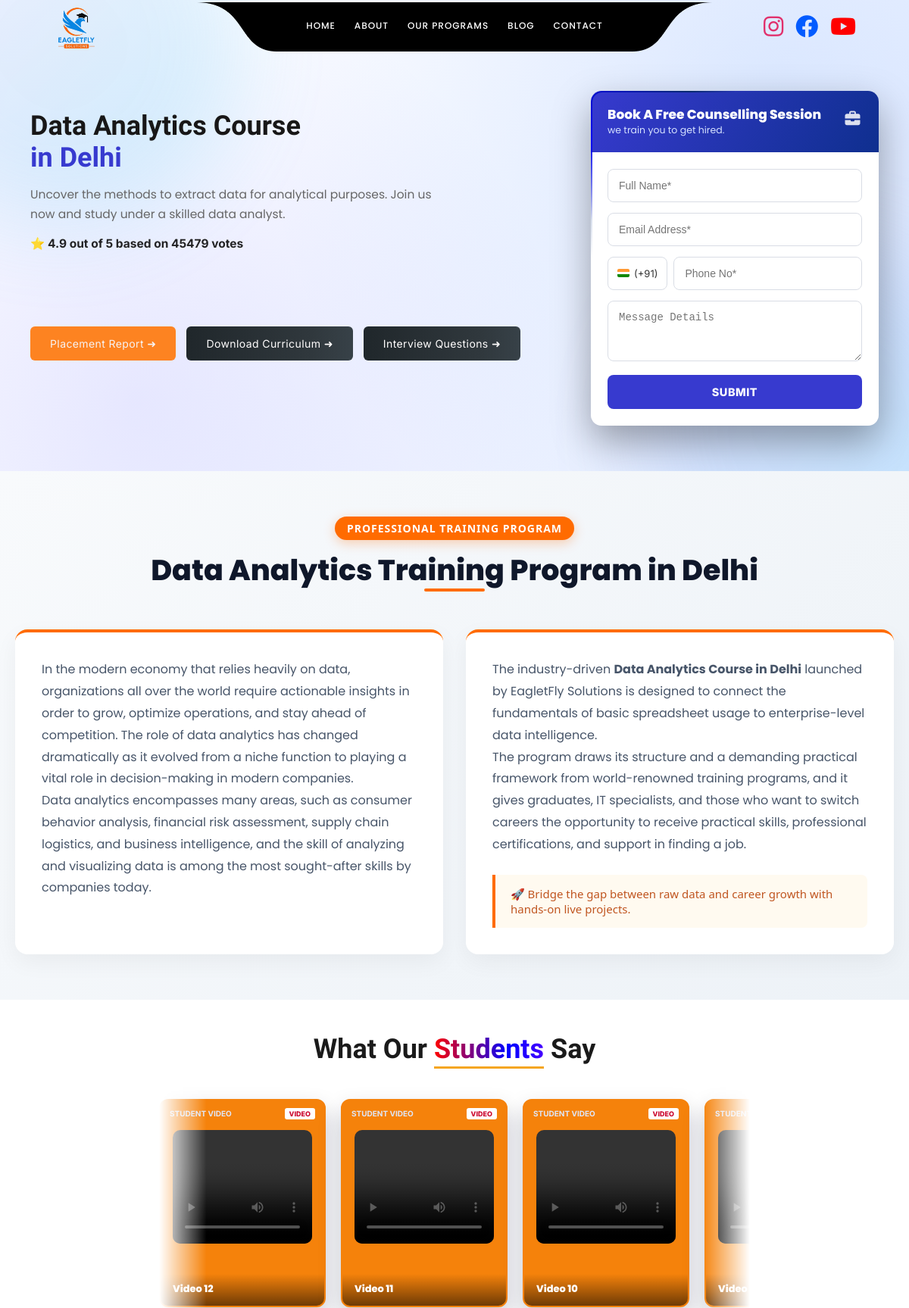
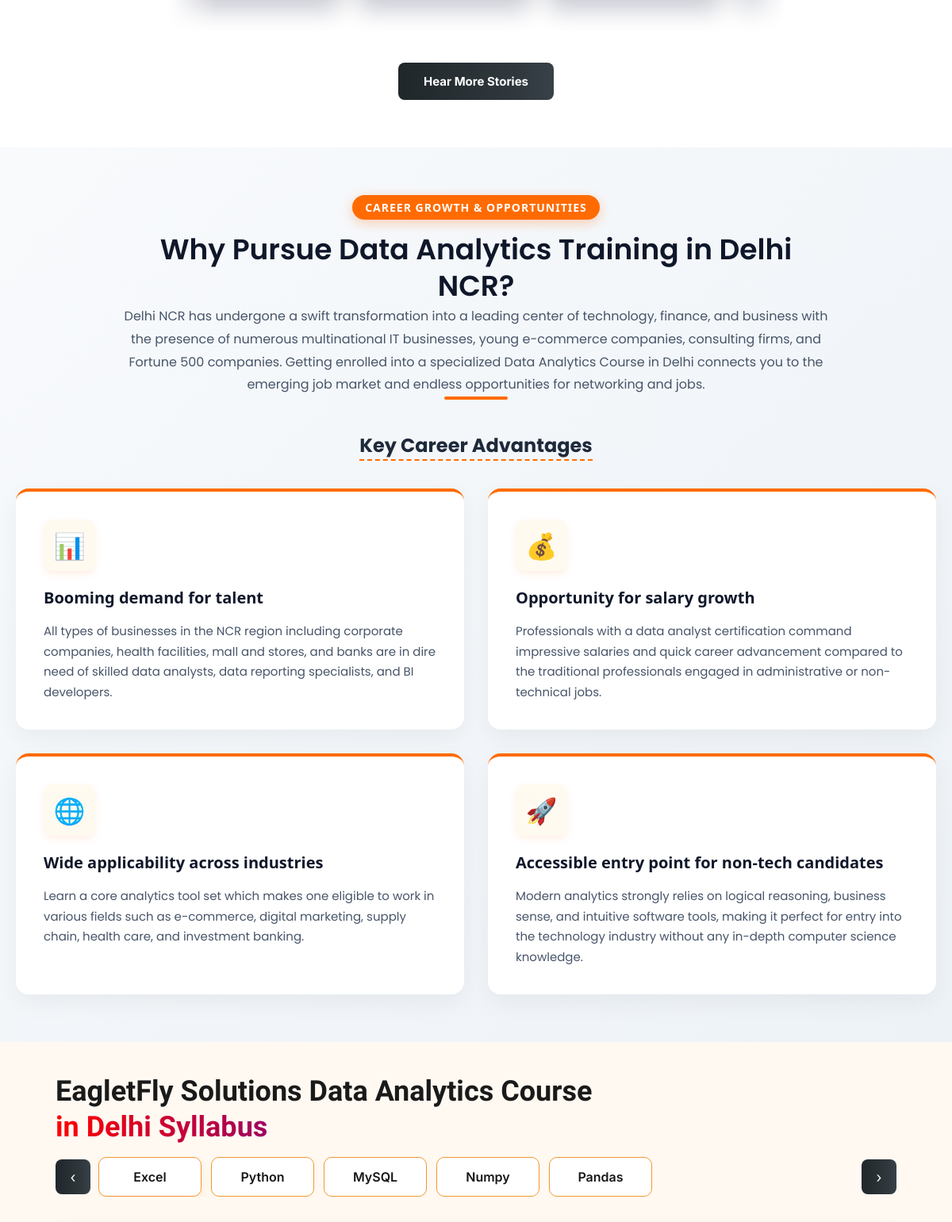
/data-analytics.php (upper part), run on the app's committed database (2 pictures, top to bottom).
### tables this page shows
CREATE TABLE `global_info` (
  `globle_info_id` int(11) NOT NULL,
  `facion_icon` text NOT NULL,
  `logo` text NOT NULL,
  `globle_call_phone` varchar(13) NOT NULL,
  `globle_whatsapp` varchar(12) NOT NULL,
  `footer_address` text NOT NULL,
  `footer_email_1` varchar(233) NOT NULL,
  `footer_email_2` varchar(233) NOT NULL,
  `footer_phone_1` varchar(13) NOT NULL,
  `footer_phone_2` varchar(13) NOT NULL,
  `globle_instagram` text NOT NULL,
  `globle_yt` text NOT NULL,
  `globle_linkedin` text NOT NULL,
  `map_link` text NOT NULL
);

CREATE TABLE `all_videos` (
  `video_id` int(11) NOT NULL,
  `video_title` varchar(255) NOT NULL,
  `video_slug` varchar(255) NOT NULL,
  `video_file` varchar(255) DEFAULT '',
  `video_thumbnail` varchar(255) DEFAULT '',
  `video_description` text DEFAULT NULL,
  `video_status` enum('Active','Inactive') NOT NULL DEFAULT 'Active',
  `video_created_at` int(11) NOT NULL,
  `video_updated_at` int(11) DEFAULT NULL
);

### admin_access/functions/global_info.php (called while the page is built, shortened)
<?php
function get_global_info($mydb)
{
    $query = mysqli_query(
        $mydb,
        "SELECT *
         FROM global_info
         WHERE globle_info_id = 1
         LIMIT 1"
    );
    return mysqli_fetch_assoc($query);
}
?>

### include/data-analytic-section/section_3.php (the view, shortened to what this page needs)
<?php
include_once  "./admin_access/db_config.php";
?>
<section class="dgfs-section">
    <h2 class="dgfs-heading dgfs-subgap"  style=" font-family: 'Sora', inter;  font-weight:600;font-size:clamp(26px,3.2vw,36px);">What Our <span style="font-style: normal;" class="rainbow-animated_without_animtion">Students</span> Say</h2>
    <div class="dgfs-slider-viewport">
        <div class="dgfs-slider-track" id="dgfsTrack">
<?php
$get_allvideo_6 = "SELECT *
                   FROM `all_videos`
                   WHERE LOWER(`video_status`) = 'active'
                   ORDER BY `video_id` DESC";
$data_ase = mysqli_query($mydb, $get_allvideo_6);
if ($data_ase) {
    while ($video_2d = mysqli_fetch_assoc($data_ase)) {
        $videoPath = $video_2d['video_file'] ?? '';
?>
    <div class="dgfs-card primary_btns">
        <div class="dgfs-card-topbar">
            <span>STUDENT VIDEO</span>
            <span class="dgfs-nasscom-tag">VIDEO</span>
        </div>
        <div class="dgfs-card-photo">
            <video
                controls
                preload="metadata"
                playsinline
                style="width:100%;height:150px;display:block;object-fit:cover;">
                <source
                    src="<?php echo htmlspecialchars($videoPath, ENT_QUOTES, 'UTF-8'); ?>"
                    type="video/mp4">
            </video>
        </div>
        <div class="dgfs-card-footer">
            <p class="dgfs-card-name">
                <?php echo htmlspecialchars($video_2d['video_title'] ?? '', ENT_QUOTES, 'UTF-8'); ?>
            </p>
        </div>
    </div>
<?php
    }
}
?>
        </div>
    </div>
    <div class="dgfs-cta-row ">
        <button class="dgfs-cta-btn dark-gradient-animated" >Hear More Stories</button>
    </div>
</section>

### include/header.php (shortened to what this page needs)
<?php
include "./admin_access/db_config.php";
include "./admin_access/functions/global_info.php";
$global_info = get_global_info($mydb);
?>
<body>
  <div class="msw-page">
    <header class="header-container">
      <div class="logo">
        <a href="index.php">
          <img
            src="img/logo/<?php echo htmlspecialchars($global_info['logo'] ?? ''); ?>"
            alt="Logo">
        </a>
      </div>
      <div class="nav-wrapper">
        <div class="curved-bg">
          <ul class="desktop-nav">
            <li><a href="index.php">Home</a></li>
            <li><a href="about.php">About</a></li>
            <li class="our_drop_hover">
              <a href="#">Our Programs</a>
            </li>
            <li><a href="blog.php">Blog</a></li>
            <li><a href="contact.php">Contact</a></li>
          </ul>
        </div>
      </div>
      <div style="display: flex; align-items: center; gap: 20px;">
        <div class="social-icons">
          <a
            href="<?php echo htmlspecialchars($global_info['globle_instagram'] ?? '#', ENT_QUOTES); ?>"
            target="_blank"
            rel="noopener noreferrer"
            aria-label="Instagram">
            <i class="fab fa-instagram"></i>
          </a>
          <a
            href="<?php echo htmlspecialchars($global_info['globle_linkedin'] ?? '#', ENT_QUOTES); ?>"
            target="_blank"
            rel="noopener noreferrer"
            aria-label="LinkedIn">
            <i class="fab fa-facebook" style="color: #025bff;"></i>
          </a>
          <a
            href="<?php echo htmlspecialchars($global_info['globle_yt'] ?? '#', ENT_QUOTES); ?>"
            target="_blank"
            rel="noopener noreferrer"
            aria-label="YouTube">
            <i class="fab fa-youtube"></i>
          </a>
        </div>
      </div>
    </header>

### css/header.css (style rules this page uses)
* { margin: 0; bottom: 0; box-sizing: border-box; }
html { scroll-behavior: smooth; }
.header-container { width: 100%; height: 70px; display: flex; align-items: center; justify-content: space-between; padding: 0 70px; position: fixed; top: 0; left: 0; z-index: 99999; color: white; z-index: 100; }
.logo img { height: 66px; width: auto; display: block; }
.nav-wrapper { position: absolute; left: 50%; transform: translateX(-50%); top: 0px; height: 70px; display: flex; align-items: center; justify-content: center; background-image: url("../img/header.png"); background-repeat: no-repeat; background-position: center; background-size: contain; height: 70px; width: 57%; animation: navDrop 0.8s ease-out forwards; }
.curved-bg { padding: 12px 50px 18px 50px; border-bottom-left-radius: 40px; border-bottom-right-radius: 40px; display: flex; align-items: center; }
.desktop-nav { display: flex; gap: 25px; list-style: none; }
.desktop-nav a { color: #ffffff; text-decoration: none; font-weight: 500; font-size: 15px; white-space: nowrap; transition: color 0.2s; }
.desktop-nav a { position: relative; text-decoration: none; font-size: 12px; text-transform: uppercase; letter-spacing: .08em; padding-bottom: 5px; }
.desktop-nav a::after { content: ""; position: absolute; left: 0; bottom: 0; width: 0; height: 2px; background: #ffffff; transition: width 0.35s ease; }
.our_drop_hover { position: relative !important; }
.social-icons { display: flex; align-items: center; gap: 16px; }
.social-icons a { font-size: 30px; text-decoration: none; transition: transform 0.2s ease; }
.fa-instagram { color: #e1306c; }
.fa-youtube { color: #ff0000; }

### include/all_general_links.php (style rules this page uses)
.msw-page { font-family: 'Inter', sans-serif; color: #1c1c2b; background: #ffffff; margin: 0; padding: 0; overflow-x: hidden; box-sizing: border-box; --msw-primary: #3b2fd4; --msw-orange: #ff5a1f; --msw-pink: #d6249f; --msw-green: #d7f7c2; --msw-dark: #14141f; --msw-cream: #fff9f2; }
.msw-page, .msw-page *, .msw-page *::before, .msw-page *::after { box-sizing: border-box; }
.msw-page h1, .msw-page h2, .msw-page h3, .msw-page p, .msw-page ul { margin: 0; padding: 0; font-family: 'Poppins', sans-serif; }
.msw-page ul { list-style: none; }
.msw-page a { text-decoration: none; color: inherit; }
.msw-page img { max-width: 100%; display: block; }
.msw-page button { font-family: inherit; cursor: pointer; border: none; }
.primary_btns { background: #F5820B; color: #FFFFFF; color: #F5820B; border: 2px solid #F5820B; box-shadow: none; }
.dark-gradient-animated { background: linear-gradient(90deg, #20272B, #30383D, #46545E, #30383D, #20272B) !important; background-size: 300% 100% !important; animation: darkFlow 6s ease infinite !important; }

### include/header.php (style rules this page uses)
.rainbow-animated_without_animtion { background: linear-gradient(90deg, #ff0000, #0000ff, #8b00ff, #ff0000); background-size: 200% auto; -webkit-background-clip: text; -webkit-text-fill-color: transparent; background-clip: text; animation: rainbow-slide 3s linear infinite; display: inline-block; }

### data on the page
global_info: logo (picture)
all_videos: video_title "Video 12"
all_videos: video_title "Video 11"
all_videos: video_title "Video 10"
all_videos: video_title "Video…"
